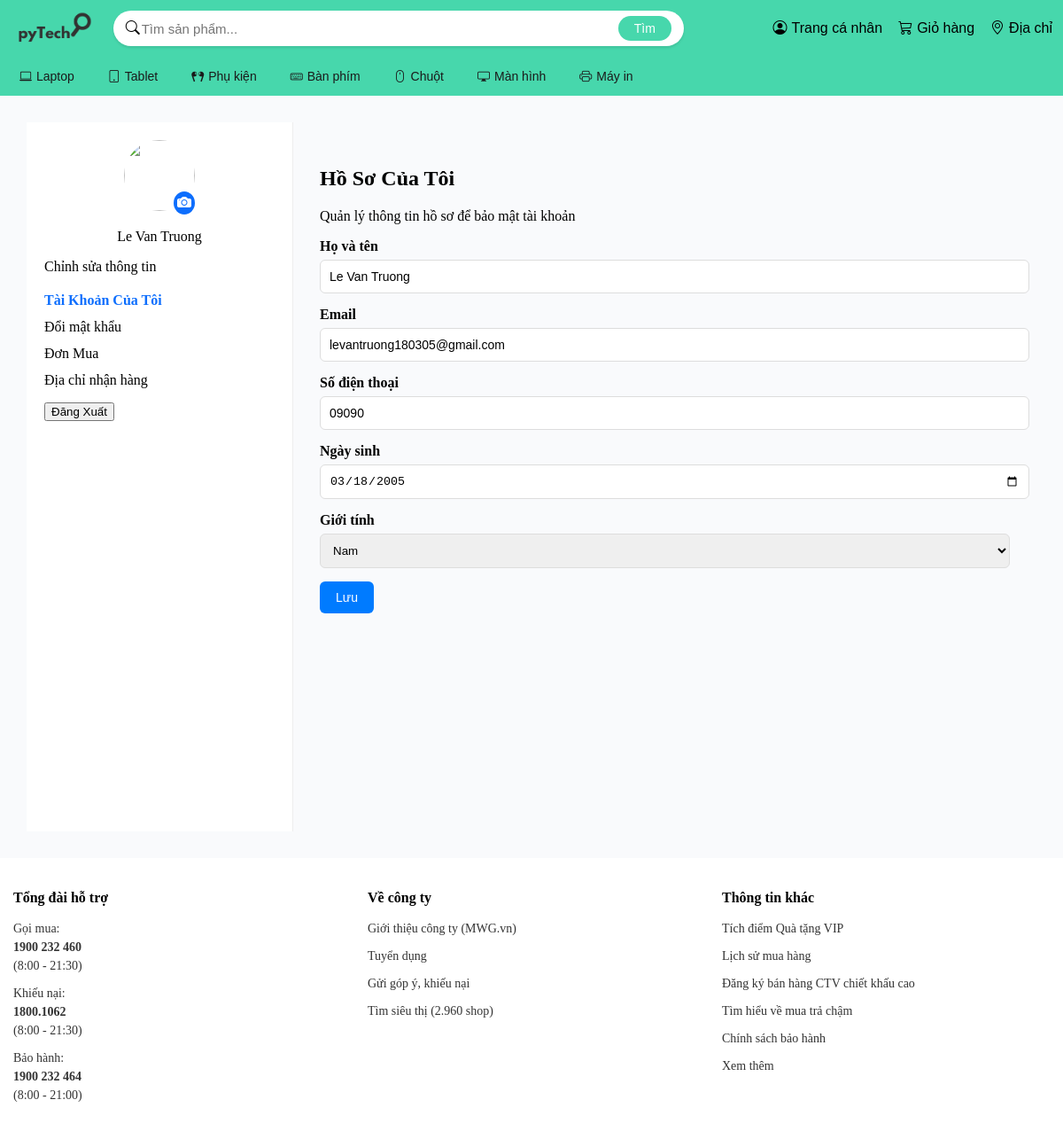
The page /accounts/profile/ (signed in) on the database as committed earlier.
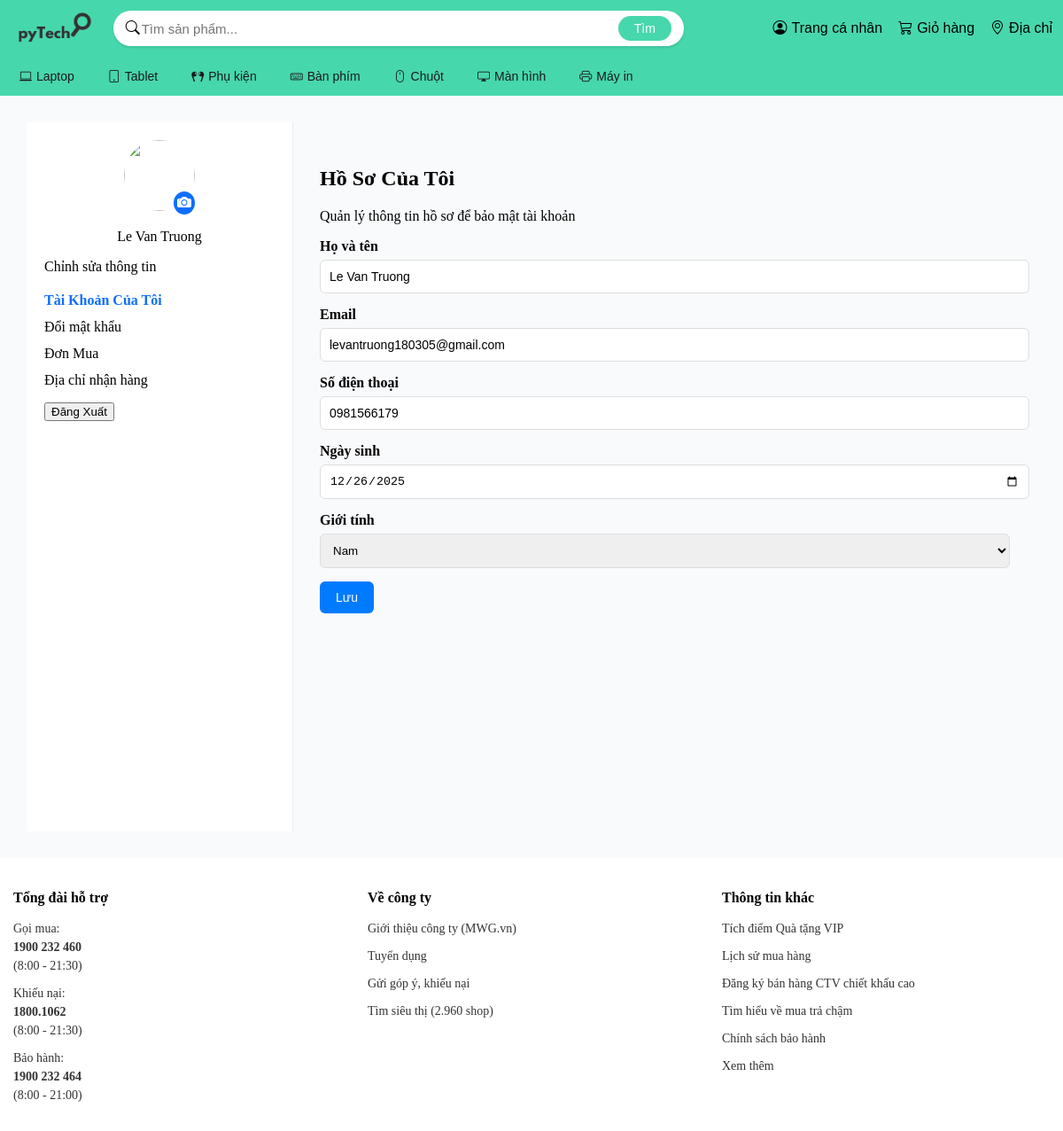
The same page on the database as committed later.
### accounts/models.py (models this page shows, shortened)
class Customer(models.Model):
    id = models.CharField(primary_key=True, verbose_name="ID")
    email = models.EmailField(verbose_name="Email",unique=True)
    password_hash = models.CharField(verbose_name="Passwork_hash",max_length=255)
    full_name = models.CharField(verbose_name="Họ và tên",max_length=255, null=True, blank=True)
    phone = models.CharField(verbose_name="Số điện thoại",max_length=20, null=True, blank=True)
    date_of_birth = models.DateField(verbose_name="Ngày sinh",null=True, blank=True)
    gender = models.CharField(verbose_name="Giới tính",max_length=10, null=True, blank=True)
    status = models.CharField(verbose_name="Trạng thái",default="Hoạt động")
    created_at = models.DateTimeField(verbose_name="Ngày tạo",auto_now_add=True, null =True)

### accounts/views.py (the view)
# urls.py: path("profile/", profile_view, name="profile"),
def profile_view(request):
    customer_id = request.session.get("customer_id")
    if not customer_id:
        return redirect("login")
    customer = Customer.objects.get(id=customer_id)
    order_count = Order.objects.filter(customer=customer).count()
    addresses = Address.objects.filter(customer=customer)
    return render(request, "accounts/profile.html", {
        "customer": customer,
        "order_count": order_count,
        "addresses": addresses,
        "active_section": "profile",
    })

### accounts/templates/accounts/profile.html (shortened to what this page needs)
{% extends "userBase.html" %}
{% block head %}
    {% load static %}
    <link rel="stylesheet" href="{% static 'css/profile.css' %}">
{% endblock %}
{% block content %}
<body>
<div class="container-user">
    <aside class="sidebar">
        <div class="user-info">
            <div class="avatar-wrapper">
                <img src="{% static 'images/avatar.png' %}" class="avatar-img">
                <span class="avatar-camera"><i class="bi bi-camera-fill"></i></span>
            </div>
            <p class="username">{{ customer.full_name }}</p>
         <div class="profile-actions">
          <a href="{% url 'profile' %}" class="btn btn-outline">Chỉnh sửa thông tin</a>
        </div>
        </div>
        <nav class="menu">
            <ul>
               <li class="{% if active_section == 'profile' %}active{% endif %}">
    <a href="{% url 'profile' %}">Tài Khoản Của Tôi</a></li>
                <li data-section="repass-section"><div class="profile-actions">
                  <a href="{% url 'profile_password' %}" class="btn btn-outline">Đổi mật khẩu</a>
                </div>
                </li>
                <li data-section="orders-section"><a href="#">Đơn Mua</a></li>
                 <li data-section="addresses-section"><div class="profile-actions">
                    <a href="{% url 'profile_address' %}" class="btn btn-outline">Địa chỉ nhận hàng</a>
                </div>
                </li>
            </ul>
        </nav>
        <div class="logout-section">
            <a href="{% url 'logout' %}">
                <button id="logoutBtn">Đăng Xuất</button>
            </a>
        </div>
    </aside>
    <main class="content">
<section class="section {% if active_section == 'profile' %}active{% endif %}">
            <h2>Hồ Sơ Của Tôi</h2>
            <p class="desc">Quản lý thông tin hồ sơ để bảo mật tài khoản</p>
<form class="profile-form" method="post" action="{% url 'profile' %}">
                <div class="form-group">
                    <label>Họ và tên</label>
                    <input type="text" value="{{ customer.full_name }}">
                </div>
                <div class="form-group">
                    <label>Email</label>
                    <input type="email" value="{{ customer.email }}" readonly>
                </div>
                <div class="form-group">
                    <label>Số điện thoại</label>
                    <input type="tel" value="{{ customer.phone }}">
                </div>
               <div class="form-group">
                  <label>Ngày sinh</label>
                  <input type="date" name="date_of_birth" value="{{ customer.date_of_birth|date:'Y-m-d' }}">
                </div>
                <div class="form-group">
                    <label>Giới tính</label>
                    <select>
                        <option {% if customer.gender == 'Nam' %}selected{% endif %}>Nam</option>
                    </select>
                </div>
                <button class="save-btn" type="submit">Lưu</button>
            </form>
        </section>
    </main>
</div>
{% endblock %}

Rows that differ between the two databases and show on the page:
changed Customer "Le Van Truong": phone "09090" → "0981566179"; date_of_birth "03/18/2005" → "12/26/2025"
